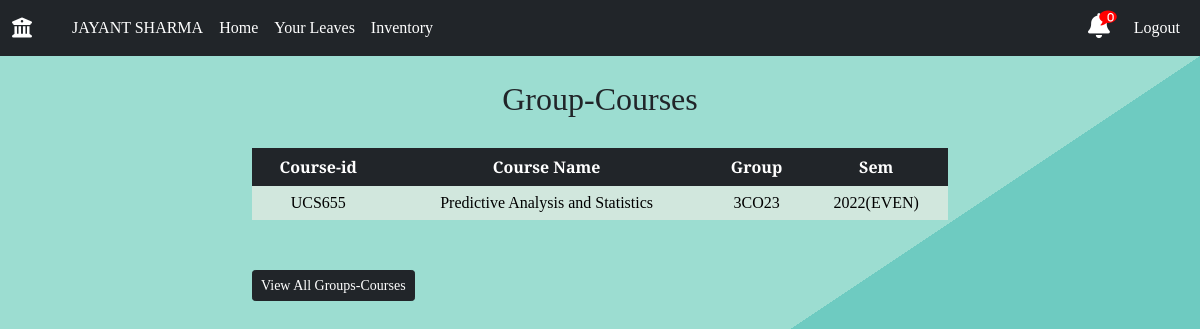
The app's page /dashboard/group-courses/ (signed in) with its own data.
### main/models.py (models this page shows, shortened)
class Staff(models.Model):
    user_obj = models.ForeignKey(User, on_delete=CASCADE, blank=False, null=False, default=None)
    name=models.CharField(max_length=100)
    mobile_number=models.IntegerField()
    email=models.EmailField()
    category=models.ForeignKey('Category',on_delete=CASCADE)
    designation=models.ForeignKey('Designation',on_delete=CASCADE)
    agency = models.ForeignKey('Agency',on_delete=CASCADE)
    room=models.ForeignKey('Room',blank=True,null=True,on_delete=SET_NULL,default=None)

class GroupCourse(models.Model):
    faculty=models.ForeignKey('Staff',on_delete=CASCADE)
    course=models.ForeignKey('FacultyCourse',on_delete=CASCADE)
    group=models.ForeignKey('FacultyGroups',on_delete=CASCADE)
    def __str__(self):
        return self.faculty.name + ' (' + self.group.groups.group_id + ')' + ' (' + self.course.course.course_id + ')'

class FacultyCourse(models.Model):
    faculty=models.ForeignKey('Staff',on_delete=CASCADE)
    course=models.ForeignKey('Course' ,on_delete=CASCADE)

class Course(models.Model):
    choice = [
    ('EVEN', 'even'),
    ('ODD', 'odd'),
]
    course_id=models.CharField(max_length=100,blank=False,default=None)
    course_name=models.CharField(max_length=200,blank=False,default=None)
    course_credit=models.CharField(max_length=5)
    course_year=models.IntegerField(default=2022)
    semester_type=models.CharField(max_length=20,choices=choice,default=None)

class FacultyGroups(models.Model):
    faculty=models.ForeignKey('Staff',on_delete=CASCADE)
    groups=models.ForeignKey('Groups' ,on_delete=CASCADE)

class Groups(models.Model):
    choice = [
    ('EVEN', 'even'),
    ('ODD', 'odd'),
]
    group_id = models.CharField(max_length = 300, blank = True , null = False, default = "")
    branch = models.ForeignKey('Branches' , on_delete = CASCADE)
    group_year=models.IntegerField(default=2022)
    semester_type=models.CharField(max_length=20,choices=choice,default=None)

### main/views.py (the view)
# urls.py: path('dashboard/group-courses/',views.viewgroupcourses,name='viewgroupcourses'),
@login_required
def viewgroupcourses(request):
	staff=Staff.objects.get(user_obj=request.user)
	notification_count=get_notifications(staff.id)
	groupcourses=GroupCourse.objects.filter(faculty=staff)
	current_date = datetime.datetime.now()
	year=int(current_date.strftime("%Y"))
	month=int(current_date.strftime("%m"))
	sem=""
	if int(month)<=6:
		sem="EVEN"
	else:
		sem="ODD"
	curr_gp=[]
	print(groupcourses)
	for gc in groupcourses:
		if gc.group.groups.group_year==year and gc.group.groups.semester_type==sem and gc.course.course.course_year==year and gc.course.course.semester_type==sem:
			curr_gp.append(gc)
	print(curr_gp)
	context={
		'staff':staff,
		'groupcourses':curr_gp,
		'notification_count':notification_count,
	}
	return render(request,'Timetable/viewgroupcourses.html',context)

### main/views.py (called while the page is built)
def get_notifications(id):
	current_user=Staff.objects.get(id=id)
	designation=current_user.designation.designation
	notifications=[]
	if designation == 'Lab Technician':
		notification = Notification.objects.filter(notification_type='TECH',isActive=True).order_by('-time').all()
		notifications.extend(notification)
	receiver=str(current_user.id) +' '+current_user.name
	notification = Notification.objects.filter(reciever=receiver,isActive=True).order_by('-time').all()
	notifications.extend(notification)
	if designation == 'System Analyst' or designation == 'Lab Supervisor':
		notification=Notification.objects.filter(reciever='admin',isActive=True).order_by('-time').all()
		notifications.extend(notification)
	return len(notifications)

### templates/Timetable/viewgroupcourses.html
{% extends 'base.html' %}
{% load static %}
{% block body %}
{% include 'navbar.html' with staff=staff notification_count=notification_count %}
<section class="sectionLogin">
  <br>
  <h2 style = "text-align: center;">Group-Courses</h2>
<div class="container" style = "margin-top: 30px;">
    <div class="courses-table">
        <table class="table1 table table-borderless table-dark table-hover" style = "text-align: center;margin-bottom:50px">
            <thead>
              <tr>
                <th scope="col" >Course-id</th>
                <th scope="col" >Course Name</th>
                <th scope="col" >Group</th>
                <th scope="col" >Sem</th>
              </tr>
            </thead>
            <tbody>
              {% for gc in groupcourses %}
              <tr class="table-success" style = "text-align: center;">
                <td>{{gc.course.course.course_id}}</td>
                <td>{{gc.course.course.course_name}}</td>
                <td>{{gc.group.groups.group_id}}</td>
                <td>{{gc.course.course.course_year}}({{gc.course.course.semester_type}})</td>
            </tr>
              {% endfor %}
            </tbody>
          </table>
        </div>
        <a href="{% url 'main:viewallfacultygroupcourses' id=staff.id %}" class="btn btn-dark btn-sm">View All Groups-Courses</a>
    </div>
    </section>
{% endblock body %}

### templates/navbar.html (shortened to what this page needs)
{% extends "base.html" %}
{% load static %}
{% block body %}
<nav class="navbar navbar-expand-md navbar-dark bg-dark">
  <div class="container-fluid">
    <div class="navbar-collapse collapse w-100 order-1 order-md-0 dual-collapse2">
      <ul class="navbar-nav me-auto">
        <li class="nav-item active navbar-brand">
          <a class="navbar-brand" href="{% url 'main:user_profile' %}" style="text-decoration: none;"><i class="fas fa-university"></i></a>
        </li>
        {% if user.is_authenticated %}
        <li class="nav-link nav-text navLink">
          <a href="{% url 'main:userProfileDetails' %}" style="text-decoration: none; color : white">{{ staff.name }} </a>
        </li>
        {% endif %}
        <li class="nav-item navLink">
          <a class="nav-link nav_text" href="{% url 'main:user_profile' %}" style="text-decoration: none; color : white">Home</a>
        </li>
        {% if user.is_authenticated %}
        <li class="nav-link nav_text navLink">
          <a href="{% url 'main:userLeaves' %}" style="text-decoration: none; color : white">Your Leaves</a>
        </li>
        <li class="nav-link nav_text navLink">
          <a href="{% url 'main:viewinventory' %}" style="text-decoration: none; color : white">Inventory</a>
        </li>
        {%endif%}
      </ul>
    </div>
    <div class="navbar-collapse collapse w-100 order-3 dual-collapse2">
      <ul class="navbar-nav ms-auto">
        {% if user.is_authenticated %}
        <li class="nav-item navbar-brand">
          <link href="https://maxcdn.bootstrapcdn.com/font-awesome/4.7.0/css/font-awesome.min.css" rel="stylesheet" />
          <a class="fas fa-bell" href="{% url 'main:notification' %}" style="text-decoration: none; color : white">
              <span class="fa fa-comment"></span>
              <span class="num">{{notification_count}}</span>
          </a>
        </li>
        <li class="nav-link nav_text navLink"><a href="{% url 'main:logout_request' id=staff.id%}" style="text-decoration: none; color : white">Logout</a></li>
        {% else %}
        <li class="nav-link nav_text navLink"><a href="{% url 'main:login' %}">Login</a></li>
        {%endif%}
      </ul>
    </div>
  </div>
</nav>
  {% endblock %}

### static/css/style.css (style rules this page uses)
html, body { font-family: "Bitter", serif; height: 100%; width: 100%; }
a { text-decoration: none; }
:root { --green-main-1: #6ecbc1; --green-main-2: #6cccc1; --green-main-3: #75d1c1; --green-main-4: #9cddd1; --green-main-5: #c7ebe5; --darkgreen-main-1: #1a6659; --darkgreen-main-2: #409583; --blue-button-main: #03658c; --green-button-main: #48c0a5; --tomato-main: #f05e57; --purple-main-1: #57428d; --purple-main-2: #5e497e; }
.sectionLogin { width: 100%; height: 100%; background-color: var(--green-main-4); background-image: linear-gradient( to bottom right, var(--green-main-4) 50%, var(--green-main-1) 50% ); }
@media (min-width: 1024px) { .container { width: 60%; } }

### templates/navbar.html (style rules this page uses)
a.fa-bell { position: relative; font-size: 1.25em; color: grey; cursor: pointer; }
span.fa-comment { position: absolute; font-size: 0.7em; top: -4px; color: red; right: -7px; }
span.num { position: absolute; font-size: 0.4em; top: -1px; color: #fff; right: -4px; }

### records on screen
Staff: name "JAYANT SHARMA"
GroupCourse: course.course.course_id "UCS655", course.course.course_name "Predictive Analysis and Statistics", group.groups.group_id "3CO23", course.course.course_year "2022", course.course.semester_type "EVEN"

### other values on screen
{{ notification_count }} "0"
